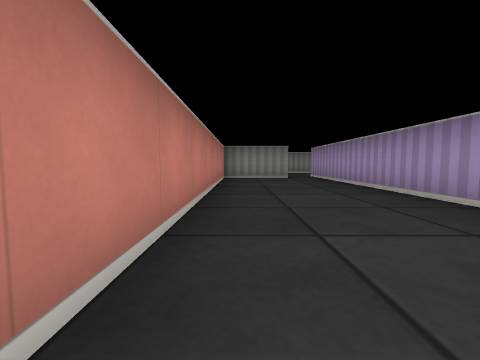
view 1 (above)

24 first-person views from a walk through a cub3D level. The camera is about half as high as the walls, tilts 4° down and sees 90° across. The floor is counted in squares. Each view is taken from the middle of a square. On the plan, view 1 faces up. The plan holds only what a view shows up to about 9 squares ahead; the rest is blank.

view 2
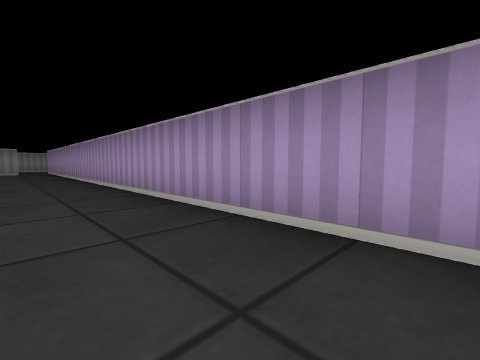

view 3
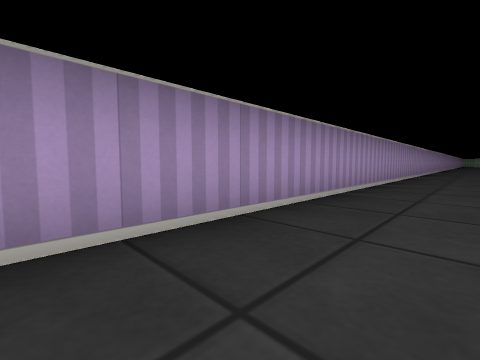

view 4
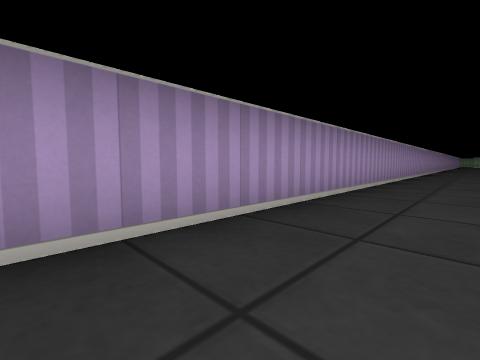

view 5
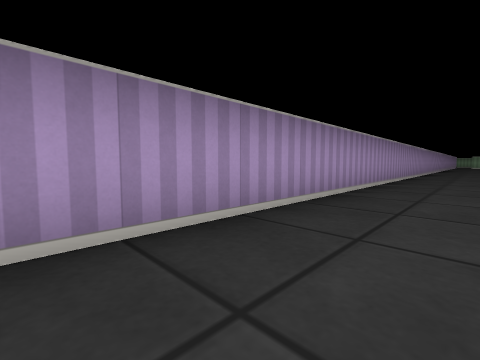

view 6
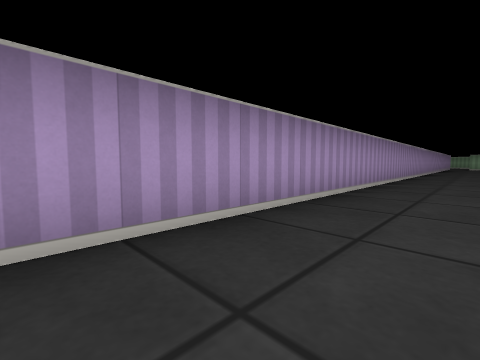

view 7
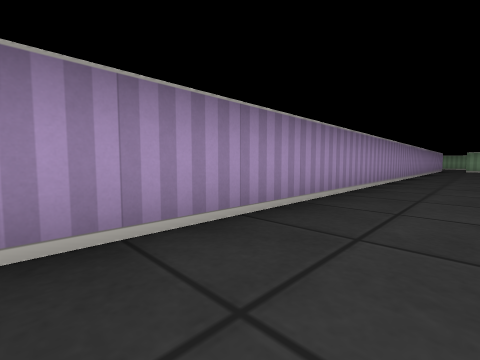

view 8
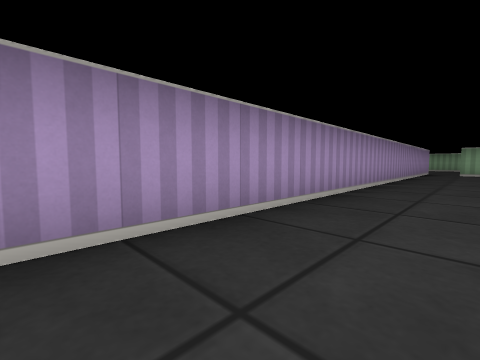

view 9
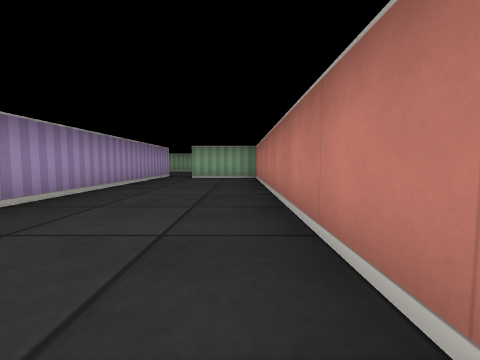

view 10
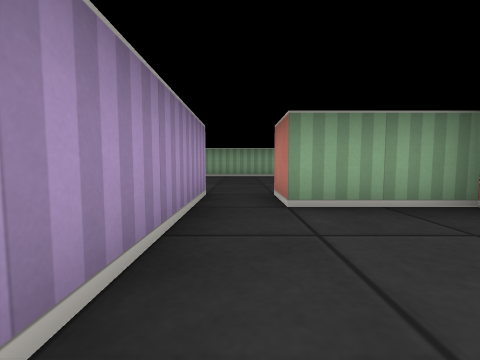

view 11
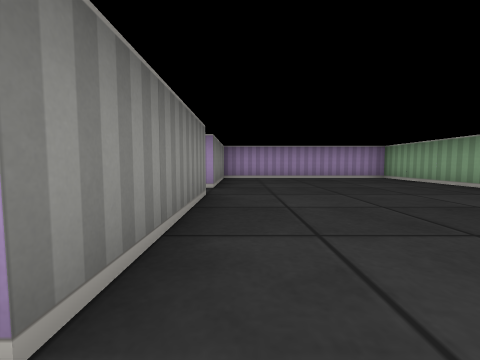

view 12
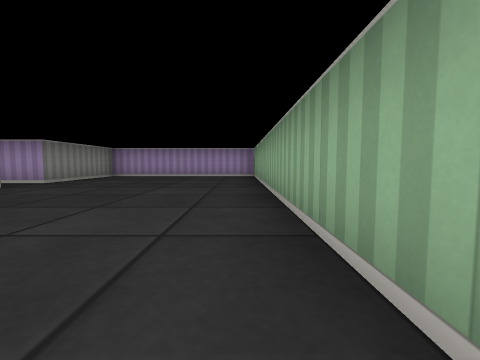

view 13
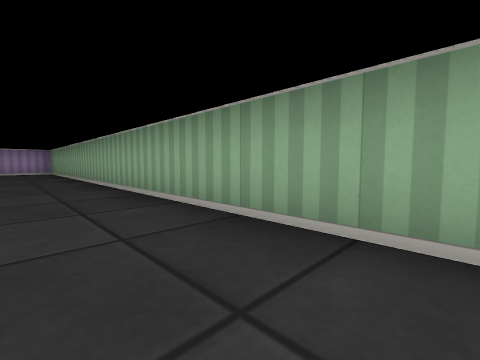

view 14
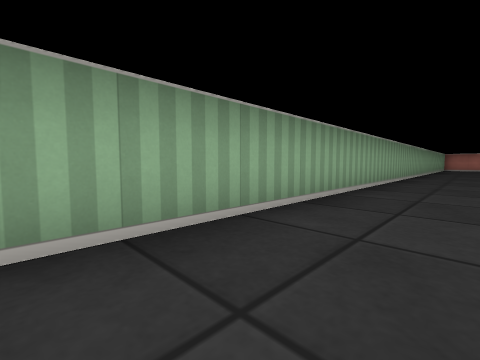

view 15
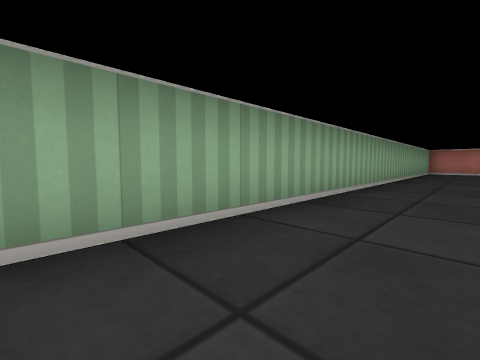

view 16
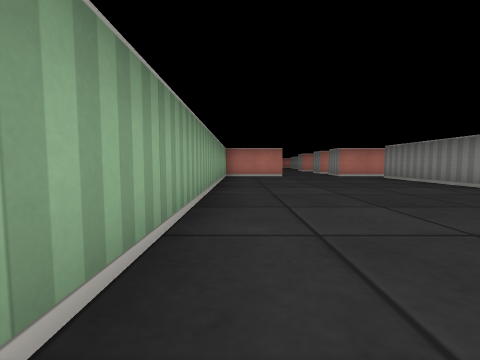

view 17
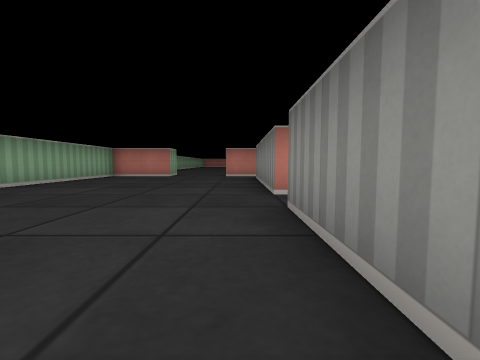

view 18
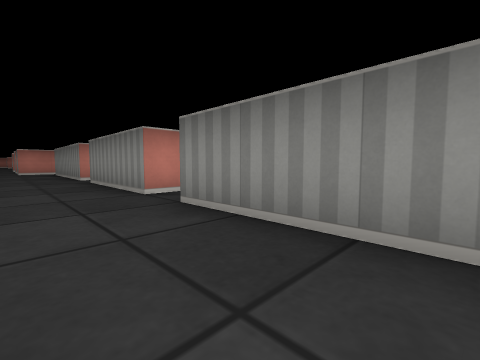

view 19
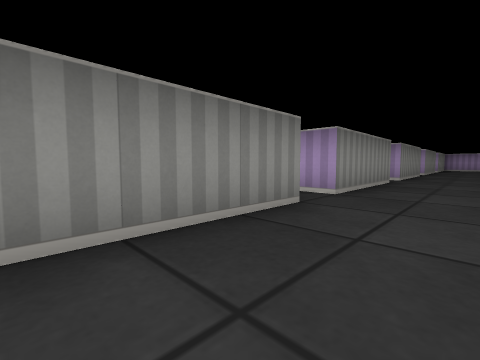

view 20
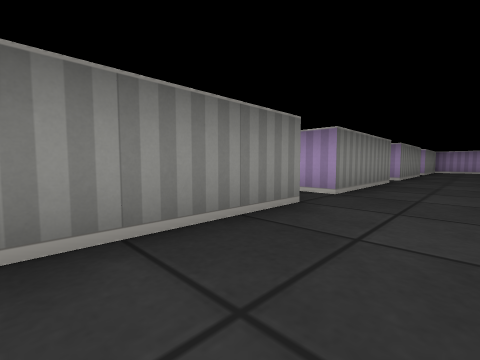

view 21
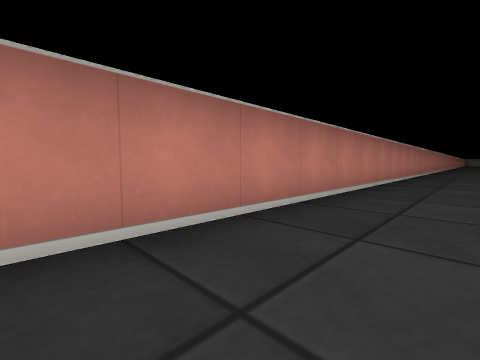

view 22
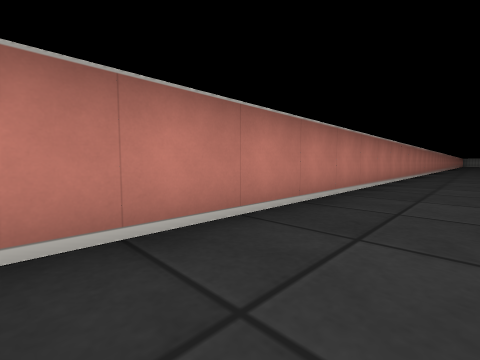

view 23
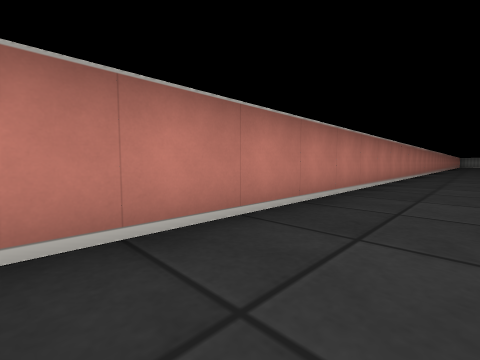

view 24
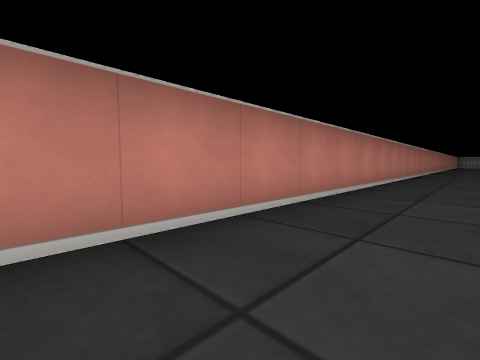

### Floor plan
Points are (right, up) in squares from view 1. A wall is a line through its corners. A room is listed if a view was taken in it or the views show most of it. See-through windows are left out.
Room 1 (views 1, 2, 3, 4, 5, 6, 7, 8, 9, 10, 21, 22, 23, 24)
walls: (-0.5, -10.8) (-0.5, -40.5) (1.5, -40.5); (1.6, 7.5) (-0.5, 7.5) (-0.5, 0.4); (2.5, -40.5) (2.5, 7.5)
ways out: opening at (2, -41) to room 2; opening at (2, 8)
Room 2 (views 11, 12, 13, 14, 15, 16, 17, 18, 19, 20)
walls: (-14.5, -40.9) (-14.5, -41.5) (-17.5, -41.5); (-10.4, -41.5) (-13.5, -41.5); (-18.5, -41.5) (-22.5, -41.5); (-6.4, -41.5) (-9.5, -41.5) (-9.5, -40.9); (-23.5, -40.9) (-23.5, -42.5); (-23.5, -44.5) (-23.5, -46.5) (5.5, -46.5) (5.5, -41.5) (2.5, -41.5) (2.5, -40.5); (-2.5, -41.5) (-5.5, -41.5) (-5.5, -40.9); (1.5, -40.5) (1.5, -41.5) (-1.6, -41.5)
ways out: opening at (2, -41) to room 1; opening at (-18, -41); opening at (-14, -41); opening at (-10, -41); opening at (-6, -41)

Where each view was taken, in squares from view 1:
view 1: 0 up, 0 right, facing up
view 2: 5 down, 1 right, facing up-right
view 3: 3 down, 1 right, facing down-right
view 4: 8 down, 1 right, facing down-right
view 5: 13 down, 1 right, facing down-right
view 6: 19 down, 1 right, facing down-right
view 7: 24 down, 1 right, facing down-right
view 8: 29 down, 1 right, facing down-right
view 9: 33 down, 0 right, facing down
view 10: 38 down, 2 right, facing down
view 11: 42 down, 2 left, facing right
view 12: 46 down, 3 left, facing right
view 13: 45 down, 7 left, facing down-right
view 14: 45 down, 5 left, facing down-left
view 15: 45 down, 11 left, facing down-left
view 16: 46 down, 15 left, facing left
view 17: 42 down, 15 left, facing left
view 18: 43 down, 11 left, facing up-left
view 19: 43 down, 13 left, facing up-right
view 20: 43 down, 9 left, facing up-right
view 21: 38 down, 1 right, facing up-left
view 22: 32 down, 1 right, facing up-left
view 23: 26 down, 1 right, facing up-left
view 24: 22 down, 1 right, facing up-left
